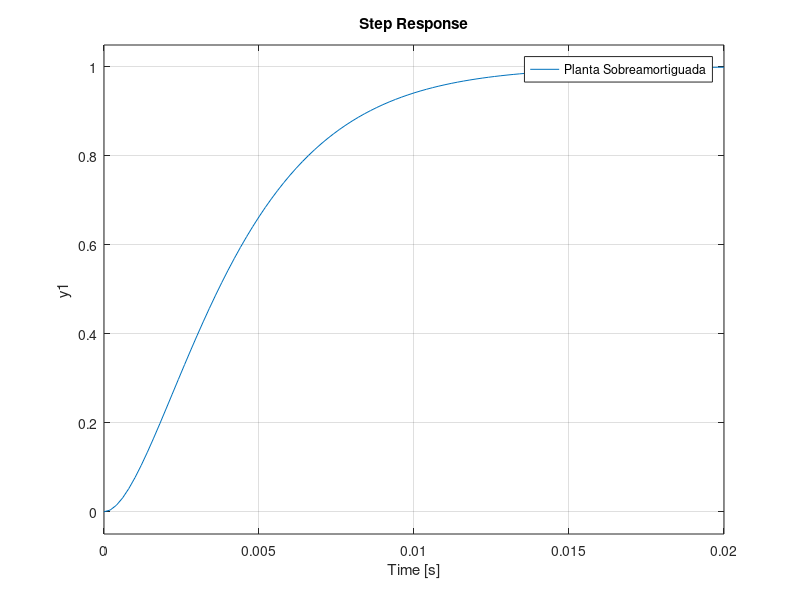
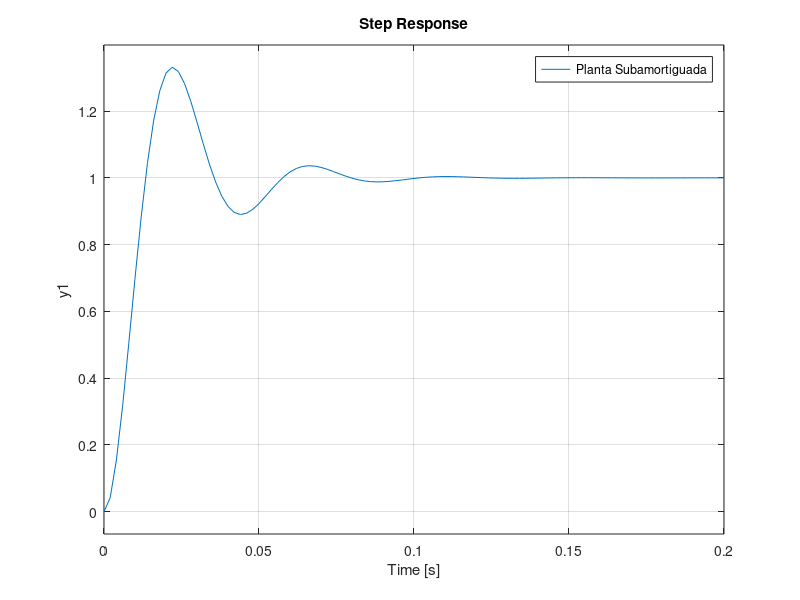

These charts were generated, in order, by the following MATLAB code:
clc;
clear all;close all;
format short;

%% Funcion Transferencia de los Sistemas 
T=0.001;
t=0:T:0.05;
%entrada
u=ones(length(t),1);

%Sistema sobreamortiguado
C1=220e-9
C2=220e-9;
R1=10000;
R2=10000;
Gs1=tf(1,[C1*C2*R1*R2 C2*(R1+R2) 1])

%Sistema subamortiguado
C1=2e-6
C2=220e-9;
R1=10000;
R2=10000;
Gs2=tf(1,[C1*C2*R1*R2 C2*(R1+R2) 1])

%% Graficando Sistemas

figure()
step(Gs1)
legend('Planta Sobreamortiguada')

figure()
step(Gs2)
legend('Planta Subamortiguada')